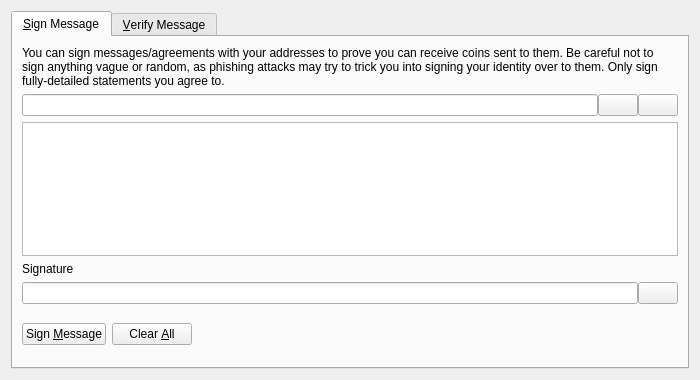
<?xml version="1.0" encoding="UTF-8"?>
<ui version="4.0">
 <class>SignVerifyMessageDialog</class>
 <widget class="QDialog" name="SignVerifyMessageDialog">
  <property name="geometry">
   <rect>
    <x>0</x>
    <y>0</y>
    <width>700</width>
    <height>380</height>
   </rect>
  </property>
  <property name="windowTitle">
   <string>Signatures - Sign / Verify a Message</string>
  </property>
  <property name="modal">
   <bool>true</bool>
  </property>
  <layout class="QVBoxLayout" name="verticalLayout">
   <item>
    <widget class="QTabWidget" name="tabWidget">
     <property name="currentIndex">
      <number>0</number>
     </property>
     <widget class="QWidget" name="tabSignMessage">
      <attribute name="title">
       <string>&amp;Sign Message</string>
      </attribute>
      <layout class="QVBoxLayout" name="verticalLayout_SM">
       <item>
        <widget class="QLabel" name="infoLabel_SM">
         <property name="text">
          <string>You can sign messages/agreements with your addresses to prove you can receive coins sent to them. Be careful not to sign anything vague or random, as phishing attacks may try to trick you into signing your identity over to them. Only sign fully-detailed statements you agree to.</string>
         </property>
         <property name="textFormat">
          <enum>Qt::PlainText</enum>
         </property>
         <property name="wordWrap">
          <bool>true</bool>
         </property>
        </widget>
       </item>
       <item>
        <layout class="QHBoxLayout" name="horizontalLayout_1_SM">
         <property name="spacing">
          <number>0</number>
         </property>
         <item>
          <widget class="QValidatedLineEdit" name="addressIn_SM">
           <property name="toolTip">
            <string>The ZKstake address to sign the message with</string>
           </property>
          </widget>
         </item>
         <item>
          <widget class="QPushButton" name="addressBookButton_SM">
           <property name="toolTip">
            <string>Choose previously used address</string>
           </property>
           <property name="text">
            <string/>
           </property>
           <property name="icon">
            <iconset resource="../zkstake.qrc">
             <normaloff>:/icons/address-book</normaloff>:/icons/address-book</iconset>
           </property>
           <property name="shortcut">
            <string>Alt+A</string>
           </property>
           <property name="autoDefault">
            <bool>false</bool>
           </property>
          </widget>
         </item>
         <item>
          <widget class="QPushButton" name="pasteButton_SM">
           <property name="toolTip">
            <string>Paste address from clipboard</string>
           </property>
           <property name="text">
            <string/>
           </property>
           <property name="icon">
            <iconset resource="../zkstake.qrc">
             <normaloff>:/icons/editpaste</normaloff>:/icons/editpaste</iconset>
           </property>
           <property name="shortcut">
            <string>Alt+P</string>
           </property>
           <property name="autoDefault">
            <bool>false</bool>
           </property>
          </widget>
         </item>
        </layout>
       </item>
       <item>
        <widget class="QPlainTextEdit" name="messageIn_SM">
         <property name="toolTip">
          <string>Enter the message you want to sign here</string>
         </property>
        </widget>
       </item>
       <item>
        <widget class="QLabel" name="signatureLabel_SM">
         <property name="text">
          <string>Signature</string>
         </property>
         <property name="textFormat">
          <enum>Qt::PlainText</enum>
         </property>
        </widget>
       </item>
       <item>
        <layout class="QHBoxLayout" name="horizontalLayout_2_SM">
         <property name="spacing">
          <number>0</number>
         </property>
         <item>
          <widget class="QLineEdit" name="signatureOut_SM">
           <property name="font">
            <font>
             <italic>true</italic>
            </font>
           </property>
           <property name="readOnly">
            <bool>true</bool>
           </property>
          </widget>
         </item>
         <item>
          <widget class="QPushButton" name="copySignatureButton_SM">
           <property name="toolTip">
            <string>Copy the current signature to the system clipboard</string>
           </property>
           <property name="text">
            <string/>
           </property>
           <property name="icon">
            <iconset resource="../zkstake.qrc">
             <normaloff>:/icons/editcopy</normaloff>:/icons/editcopy</iconset>
           </property>
           <property name="autoDefault">
            <bool>false</bool>
           </property>
          </widget>
         </item>
        </layout>
       </item>
       <item>
        <layout class="QHBoxLayout" name="horizontalLayout_3_SM">
         <item>
          <widget class="QPushButton" name="signMessageButton_SM">
           <property name="toolTip">
            <string>Sign the message to prove you own this ZKstake address</string>
           </property>
           <property name="text">
            <string>Sign &amp;Message</string>
           </property>
           <property name="icon">
            <iconset resource="../zkstake.qrc">
             <normaloff>:/icons/edit</normaloff>:/icons/edit</iconset>
           </property>
           <property name="autoDefault">
            <bool>false</bool>
           </property>
          </widget>
         </item>
         <item>
          <widget class="QPushButton" name="clearButton_SM">
           <property name="toolTip">
            <string>Reset all sign message fields</string>
           </property>
           <property name="text">
            <string>Clear &amp;All</string>
           </property>
           <property name="icon">
            <iconset resource="../zkstake.qrc">
             <normaloff>:/icons/remove</normaloff>:/icons/remove</iconset>
           </property>
           <property name="autoDefault">
            <bool>false</bool>
           </property>
          </widget>
         </item>
         <item>
          <spacer name="horizontalSpacer_1_SM">
           <property name="orientation">
            <enum>Qt::Horizontal</enum>
           </property>
           <property name="sizeHint" stdset="0">
            <size>
             <width>40</width>
             <height>48</height>
            </size>
           </property>
          </spacer>
         </item>
         <item>
          <widget class="QLabel" name="statusLabel_SM">
           <property name="font">
            <font>
             <weight>75</weight>
             <bold>true</bold>
            </font>
           </property>
           <property name="text">
            <string/>
           </property>
           <property name="wordWrap">
            <bool>true</bool>
           </property>
          </widget>
         </item>
         <item>
          <spacer name="horizontalSpacer_2_SM">
           <property name="orientation">
            <enum>Qt::Horizontal</enum>
           </property>
           <property name="sizeHint" stdset="0">
            <size>
             <width>40</width>
             <height>48</height>
            </size>
           </property>
          </spacer>
         </item>
        </layout>
       </item>
      </layout>
     </widget>
     <widget class="QWidget" name="tabVerifyMessage">
      <attribute name="title">
       <string>&amp;Verify Message</string>
      </attribute>
      <layout class="QVBoxLayout" name="verticalLayout_VM">
       <item>
        <widget class="QLabel" name="infoLabel_VM">
         <property name="text">
          <string>Enter the receiver's address, message (ensure you copy line breaks, spaces, tabs, etc. exactly) and signature below to verify the message. Be careful not to read more into the signature than what is in the signed message itself, to avoid being tricked by a man-in-the-middle attack. Note that this only proves the signing party receives with the address, it cannot prove sendership of any transaction!</string>
         </property>
         <property name="textFormat">
          <enum>Qt::PlainText</enum>
         </property>
         <property name="alignment">
          <set>Qt::AlignLeading|Qt::AlignLeft|Qt::AlignTop</set>
         </property>
         <property name="wordWrap">
          <bool>true</bool>
         </property>
        </widget>
       </item>
       <item>
        <layout class="QHBoxLayout" name="horizontalLayout_1_VM">
         <property name="spacing">
          <number>0</number>
         </property>
         <item>
          <widget class="QValidatedLineEdit" name="addressIn_VM">
           <property name="toolTip">
            <string>The ZKstake address the message was signed with</string>
           </property>
          </widget>
         </item>
         <item>
          <widget class="QPushButton" name="addressBookButton_VM">
           <property name="toolTip">
            <string>Choose previously used address</string>
           </property>
           <property name="text">
            <string/>
           </property>
           <property name="icon">
            <iconset resource="../zkstake.qrc">
             <normaloff>:/icons/address-book</normaloff>:/icons/address-book</iconset>
           </property>
           <property name="shortcut">
            <string>Alt+A</string>
           </property>
           <property name="autoDefault">
            <bool>false</bool>
           </property>
          </widget>
         </item>
        </layout>
       </item>
       <item>
        <widget class="QPlainTextEdit" name="messageIn_VM"/>
       </item>
       <item>
        <widget class="QValidatedLineEdit" name="signatureIn_VM"/>
       </item>
       <item>
        <layout class="QHBoxLayout" name="horizontalLayout_2_VM">
         <item>
          <widget class="QPushButton" name="verifyMessageButton_VM">
           <property name="toolTip">
            <string>Verify the message to ensure it was signed with the specified ZKstake address</string>
           </property>
           <property name="text">
            <string>Verify &amp;Message</string>
           </property>
           <property name="icon">
            <iconset resource="../zkstake.qrc">
             <normaloff>:/icons/transaction_0</normaloff>:/icons/transaction_0</iconset>
           </property>
           <property name="autoDefault">
            <bool>false</bool>
           </property>
          </widget>
         </item>
         <item>
          <widget class="QPushButton" name="clearButton_VM">
           <property name="toolTip">
            <string>Reset all verify message fields</string>
           </property>
           <property name="text">
            <string>Clear &amp;All</string>
           </property>
           <property name="icon">
            <iconset resource="../zkstake.qrc">
             <normaloff>:/icons/remove</normaloff>:/icons/remove</iconset>
           </property>
           <property name="autoDefault">
            <bool>false</bool>
           </property>
          </widget>
         </item>
         <item>
          <spacer name="horizontalSpacer_1_VM">
           <property name="orientation">
            <enum>Qt::Horizontal</enum>
           </property>
           <property name="sizeHint" stdset="0">
            <size>
             <width>40</width>
             <height>48</height>
            </size>
           </property>
          </spacer>
         </item>
         <item>
          <widget class="QLabel" name="statusLabel_VM">
           <property name="font">
            <font>
             <weight>75</weight>
             <bold>true</bold>
            </font>
           </property>
           <property name="text">
            <string/>
           </property>
           <property name="wordWrap">
            <bool>true</bool>
           </property>
          </widget>
         </item>
         <item>
          <spacer name="horizontalSpacer_2_VM">
           <property name="orientation">
            <enum>Qt::Horizontal</enum>
           </property>
           <property name="sizeHint" stdset="0">
            <size>
             <width>40</width>
             <height>48</height>
            </size>
           </property>
          </spacer>
         </item>
        </layout>
       </item>
      </layout>
     </widget>
    </widget>
   </item>
  </layout>
 </widget>
 <customwidgets>
  <customwidget>
   <class>QValidatedLineEdit</class>
   <extends>QLineEdit</extends>
   <header>qvalidatedlineedit.h</header>
  </customwidget>
 </customwidgets>
 <resources>
  <include location="../zkstake.qrc"/>
 </resources>
 <connections/>
</ui>
